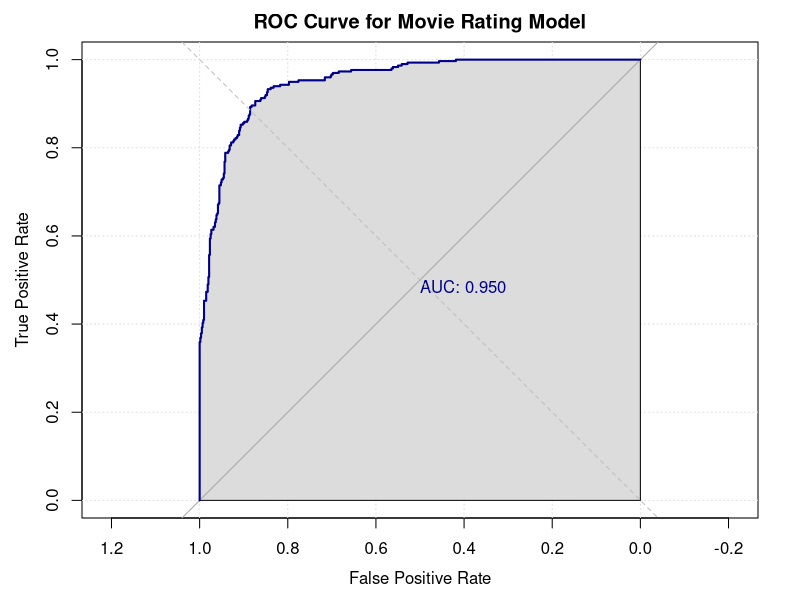
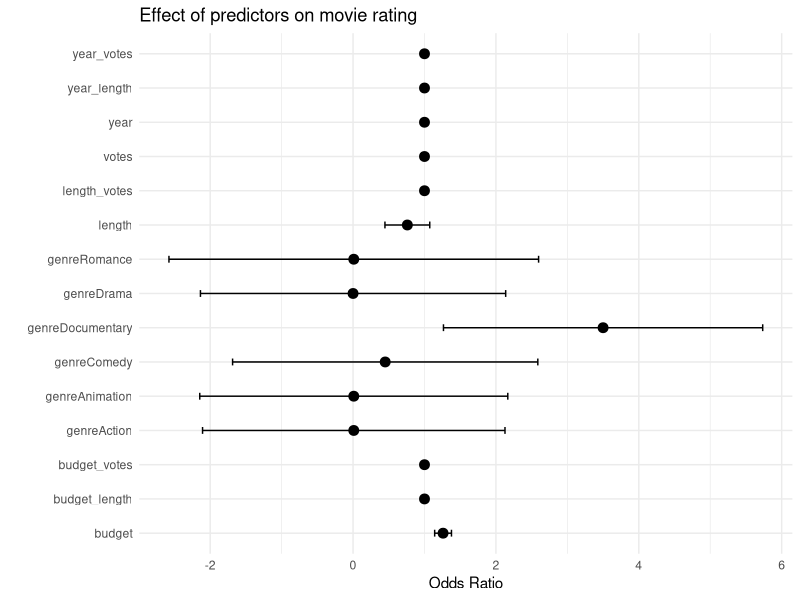

Generate these figures, in order, with R:
## ---- chunk 1
knitr::opts_chunk$set(echo = TRUE, tidy.opts=list(width.cutoff=55),tidy=TRUE)
## ---- chunk 2
# Load required packages
library(tidyverse)
library(ggplot2)
library(scales)
library(dplyr)
library(broom)
library(pROC)
## ---- chunk 3
# Read data
films <- read.csv("dataset9.csv", header = TRUE)
# View data structures and variable types
str(films)
# View variable distribution
summary(films)
# Find the count of each category in genre
films %>% group_by(genre) %>% summarise(count=n())
## ---- chunk 4
# Correlation matrix
cor(films[,c("year", "length", "budget", "votes", "rating")])
## ---- chunk 5
# Check for missing values
sum(is.na(films))
# Check which column has missing values
colSums(is.na(films))
#Fill missing values 
median_length <- median(films$length, na.rm = TRUE)
films$length[is.na(films$length)] <- median_length
# Check if missing values were filled successfully
sum(is.na(films))
## ---- chunk 6
# Convert year and length to continuous variables(Because time and length can be regarded as unlimited values)
films$year <- as.numeric(as.character(films$year))
films$length <- as.numeric(as.character(films$length))
# one-hot encoding
films <- cbind(films, model.matrix(~genre-1, data=films))
# Binarize the IMDB score
films$rating2 <- ifelse(films$rating > 7, 1, 0)
## ---- chunk 7
# Fitting a GLM model
fit <- glm(rating2 ~ year + length + budget + votes + genreAction + genreAnimation+genreComedy + genreDocumentary + genreDrama + genreRomance, data=films, family=binomial)
summary(fit)
## ---- chunk 8
# After selecting variables:

# According to GLM fit summary, we choose the variables with p-value lower than 0.05
fit2 = glm(rating2 ~ length + budget + votes + genreAction + genreAnimation + genreDrama + genreRomance, data=films, family=binomial)
table = matrix(c(fit$aic, fit2$aic), dimnames = list(c("fit","fit2"), c("AIC")))
table
## ---- chunk 9
# Store the variables that need to be scatter plotted in a data frame
variables <- c("year", "length", "budget", "votes", "genreAction", "genreAnimation", "genreComedy", "genreDocumentary", "genreDrama", "genreRomance")
plot_data <- films[variables]
## ---- chunk 10
# test interaction
films$year_length <- films$year * films$length
films$year_votes <- films$year * films$votes
films$length_votes <- films$length * films$votes
films$budget_length <- films$budget * films$length
films$budget_votes <- films$budget * films$votes

fit3 <- glm(rating2 ~ year + length + budget + votes + genreAction + genreAnimation + genreComedy + genreDocumentary + genreDrama + genreRomance, data = films, family = binomial)
fit4 <- glm(rating2 ~ year + length + budget + votes + genreAction + genreAnimation + genreComedy + genreDocumentary + genreDrama + genreRomance + year_length + year_votes + length_votes + budget_length + budget_votes, data = films, family = binomial)
anova(fit3, fit4, test = "Chisq")
## ---- chunk 11
# Split data into training and testing sets
set.seed(123)
train_index <- sample(1:nrow(films), size = round(nrow(films) * 0.7), replace = FALSE)
train_data <- films[train_index, ]
test_data <- films[-train_index, ]
# Predict the test data using the fitted model
test_data$predicted <- predict(fit4, newdata = test_data, type = "response")

# Calculate the ROC curve and AUC
roc_data <- roc(test_data$rating2, test_data$predicted)
roc_auc <- auc(roc_data)
roc_auc
## ---- chunk 12
# Plot the ROC curve
plot(roc_data,
  main = "ROC Curve for Movie Rating Model",
  xlab = "False Positive Rate", ylab = "True Positive Rate",
  print.auc = TRUE, auc.polygon = TRUE, grid = c(0.2, 0.2), col = "darkblue"
)
abline(a = 0, b = 1, lty = 2, col = "gray")
## ---- chunk 13
# View model results
summary(fit4)
## ---- chunk 14
# Extract Coefficients and Standard Errors
coef_df <- tidy(fit4, exponentiate = TRUE) %>%
  filter(term != "(Intercept)") %>%
  mutate_if(is.numeric, list(~ round(., 2))) %>%
  mutate(
    lower = estimate - 1.96 * std.error,
    upper = estimate + 1.96 * std.error
  )

# plot the coefficients
ggplot(coef_df, aes(x = term, y = estimate)) +
  geom_point(size = 3) +
  geom_errorbar(aes(ymin = lower, ymax = upper), width = 0.2) +
  coord_flip() +
  labs(
    title = "Effect of predictors on movie rating",
    x = "", y = "Odds Ratio"
  ) +
  theme_minimal()
